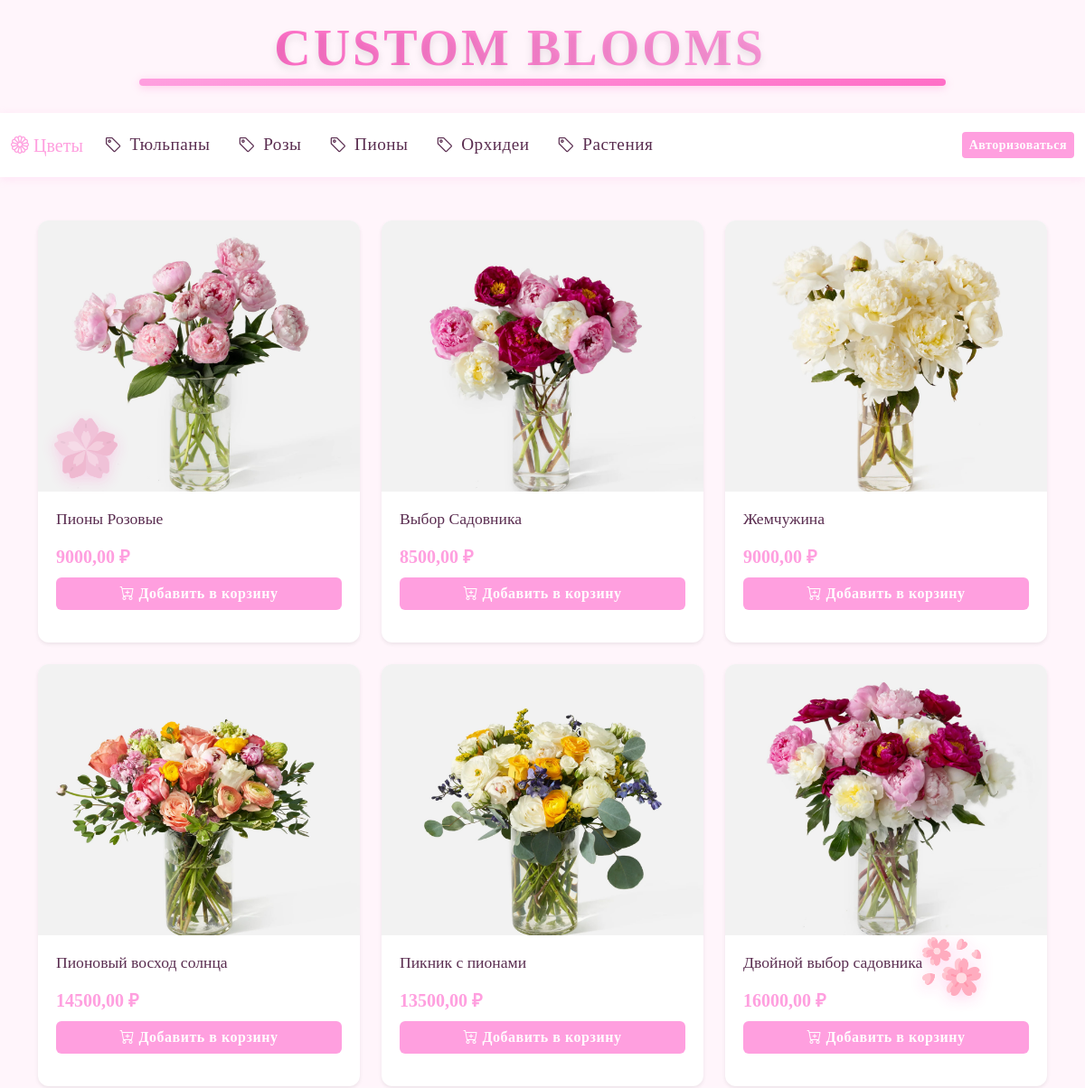
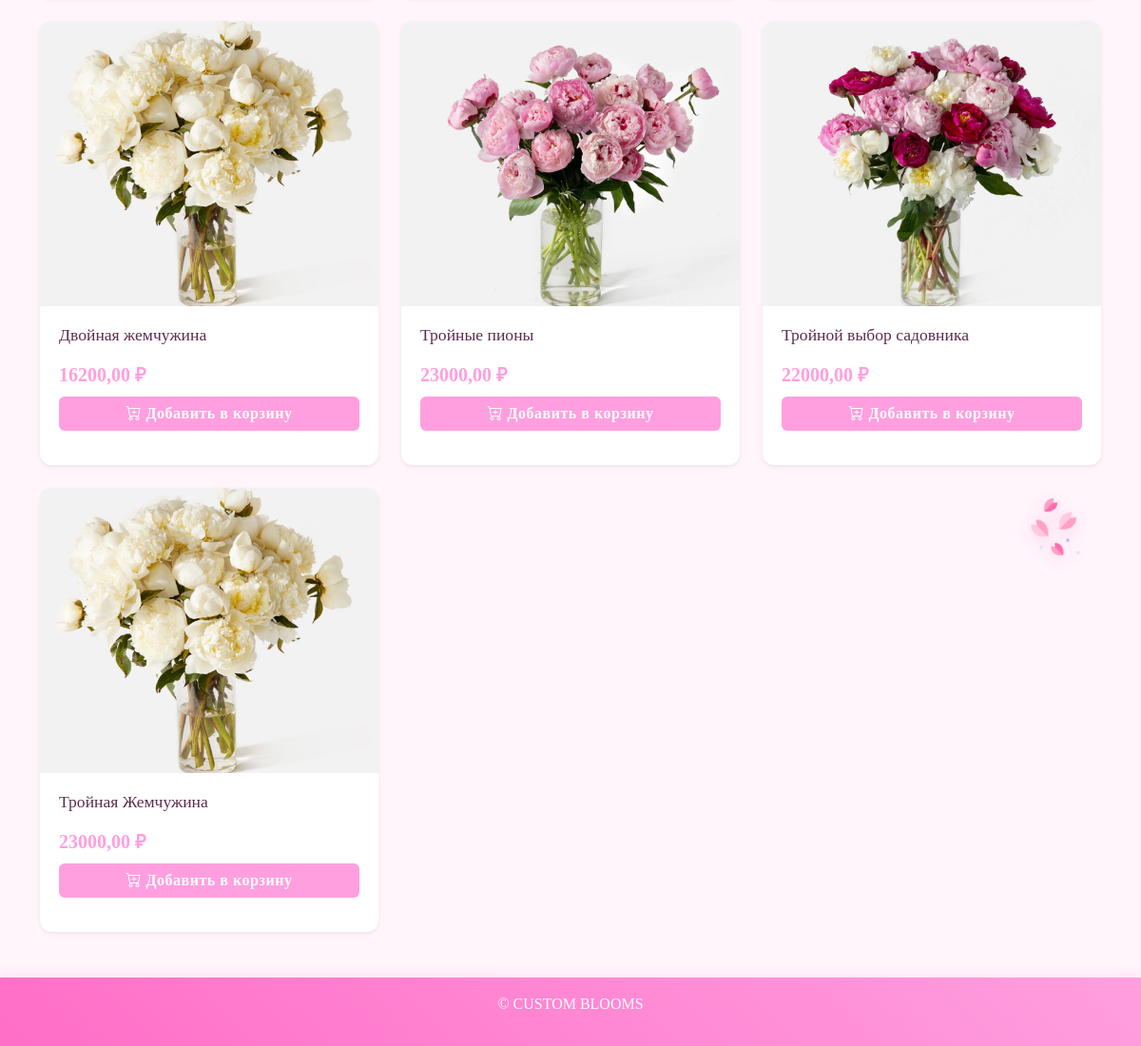
Screenshot of /category/pions/ with the database file from the repository (2 pictures, top to bottom).
### blog/models.py (models this page shows, shortened)
class Category(models.Model):
    title = models.CharField(
        verbose_name='название',
        max_length=255,
    )
    description = models.TextField(
        verbose_name='описание',
        max_length=500,
    )
    slug = models.SlugField(
        unique=True,
        verbose_name='URL-адрес',
        max_length=255,
        blank=True,
        null=True,
    )
    class Meta:
        verbose_name = 'категория'
        verbose_name_plural = 'категории'

class Flowers(models.Model):
    title = models.CharField(
        verbose_name='название',
        max_length=255,
    )
    description = models.TextField(
        verbose_name='описание',
    )
    price = models.DecimalField(
        max_digits=10,
        decimal_places=2,
    )
    stock = models.IntegerField(
        default=0,
        verbose_name='количество в наличии',
    )
    category = models.ForeignKey(
        Category,
        on_delete=models.CASCADE,
        verbose_name='категория',
    )
    date_add = models.DateTimeField(
        auto_now_add=True,
        verbose_name='дата добавления',
    )
    image = models.ImageField(
        verbose_name='картинки',
        upload_to='uploads/',
    )
    image_two = models.ImageField(
        verbose_name='вторая картинка',
        upload_to='uploads/',
    )
    class Meta:
        verbose_name = 'цветок'
        verbose_name_plural = 'цветы'

### blog/views.py (the view)
# urls.py: path('category/<slug:slug>/', category_detail, name='category_detail'),
def category_detail(request, slug):
    category = get_object_or_404(Category, slug=slug)
    categories = Category.objects.all()
    flowers = Flowers.objects.filter(category=category)
    return render(request, 'blog/category_detail.html', {
        'category': category,
        'categories': categories,
        'flowers': flowers
    })

### templates/blog/category_detail.html (shortened to what this page needs)
{% load static %}
<html lang="ru">
    <head>
        <link rel="stylesheet" href="{% static 'blog/css/styles.css' %}">
        <link href="https://cdn.jsdelivr.net/npm/bootstrap@5.3.3/dist/css/bootstrap.min.css" rel="stylesheet">
        <link rel="stylesheet" href="{% static 'blog/css/c_detail.css' %}">
        <link rel="stylesheet" href="{% static 'blog/css/category.css' %}">
        <link rel="stylesheet" href="https://cdn.jsdelivr.net/npm/bootstrap-icons@1.11.1/font/bootstrap-icons.css">
    </head>
    <body>
        <header class="px-3">
            <div class="container text-center position-relative">
                <a href="{% url 'index' %}" class="text-decoration-none">
                    <h1 class="m-0 site-title">CUSTOM BLOOMS</h1>
                </a>
                <div class="header-line"></div>
            </div>
        </header>
    </body>
        <nav class="navbar navbar-expand-lg navbar-light">
            <div class="container-fluid">
                <a class="navbar-brand" href="#" style="color: #ff69b4;">
                    <i class="bi bi-flower1"></i> Цветы
                </a>
                <div class="collapse navbar-collapse" id="navbarNav">
                    <ul class="navbar-nav me-auto d-flex flex-row">
                        {% for cat in categories %}
                        <li class="nav-item">
                            <a class="nav-link category-link" href="{% url 'category_detail' cat.slug %}">
                                <i class="bi bi-tag"></i> {{ cat.title }}
                            </a>
                        </li>
                        {% endfor %}
                    </ul>
                    <div class="ms-auto d-flex align-items-center gap">
                        {% if user.is_authenticated %}
                        <span class="navbar-text">Привет, {{ user.username }}!</span>
                        <a href="{% url 'basket' %}">
                            <img src="{% static 'blog/decor_images/k.png' %}" class="icon" alt="Корзина">
                        </a>
                        <a href="{% url 'logout' %}" class="btn btn-sm btn-outline-danger">Выйти</a>
                        {% else %}
                        <a href="{% url 'login' %}" class="btn btn-sm btn-custom">Авторизоваться</a>
                        {% endif %}
                    </div>
                </div>
            </div>
        </nav>
        <main class="container my-5">
            <div class="row row-cols-1 row-cols-md-3 g-4">
                {% for flower in flowers %}
                <div class="col">
                    <div class="card h-100 shadow-sm flower-card">
                        <a href="{% url 'flower_detail' flower.id %}" class="flower-card-img-container">
                            <img src="{{ flower.image.url }}" class="flower-card-img" alt="{{ flower.title }}">
                        </a>
                        <div class="flower-card-body">
                            <h5 class="flower-card-title">{{ flower.title }}</h5>
                            <p class="flower-card-price">{{ flower.price }} ₽</p>
                            <form action="{% url 'add_basket' %}" method="post">
                                <button type="submit" class="btn btn-custom w-100">
                                    <i class="bi bi-cart-plus"></i> Добавить в корзину
                                </button>
                            </form>
                        </div>
                    </div>
                </div>
                {% empty %}
                <p class="text-center">Цветов в этой категории пока нет.</p>
                {% endfor %}
            </div>
        </main>
    <img src="{% static 'blog/decor_images/flower2.png' %}" class="floating-flower flower-2">
    <footer class="text-white text-center p-3">
        <p>&copy; CUSTOM BLOOMS</p>
    </footer>
</body>
</html>

### static/blog/css/styles.css (style rules this page uses)
body { font-family: 'Georgia', serif; color: var(--text-color); }
.site-title { font-family: 'Georgia', serif; }

### static/blog/css/category.css (style rules this page uses)
:root { --main-color: #FF9FDF; --hover-color: #FF6EC7; --bg-color: #FFF5FB; --text-color: #5A2D50; }
.navbar-brand { color: var(--main-color) !important; font-weight: 400; font-size: 1.25rem; letter-spacing: 0px; transition: color 0.3s ease; text-transform: none; }
.category-link { text-decoration: none; color: inherit; display: flex; align-items: center; gap: 8px; }
.navbar-nav { flex-wrap: nowrap; }
.nav-item { margin-right: 15px; }
body { font-family: 'Manrope', sans-serif; background-color: var(--bg-color); color: var(--text-color); padding-top: 20px; }
.site-title { font-family: 'Betmo Cyr', sans-serif; font-weight: 700; font-size: 3.5rem; letter-spacing: 3px; background: linear-gradient(45deg, #FF6EC7, #FF9FDF); -webkit-background-clip: text; background-clip: text; color: transparent; text-shadow: 0 4px 8px rgba(0,0,0,0.1); position: relative; display: inline-block; padding-right: 50px; margin-bottom: 10px; }
.header-line { height: 8px; background: linear-gradient(90deg, #FF9FDF, #FF6EC7); margin: 0 auto 30px; width: 80%; border-radius: 4px; box-shadow: 0 2px 10px rgba(255, 110, 199, 0.3); }
.navbar { background-color: white !important; box-shadow: 0 2px 10px rgba(255, 159, 223, 0.2); }
.nav-link { color: var(--text-color) !important; font-weight: 500; }
.card { border: none; border-radius: 12px; overflow: hidden; transition: all 0.3s ease; background-color: white; }
.floating-flower { position: fixed; z-index: 100; pointer-events: none; animation: floating 15s infinite ease-in-out; opacity: 0.9; transition: all 0.5s ease; filter: drop-shadow(0 4px 8px rgba(255, 110, 199, 0.3)); }
.flower-2 { width: 60px; top: 75%; left: 90%; animation-delay: 5s; }
.btn-custom { background-color: var(--main-color); border: none; font-weight: 600; letter-spacing: 0.5px; color: white; }
footer { background: linear-gradient(45deg, #FF6EC7, #FF9FDF) !important; box-shadow: 0 -2px 10px rgba(255, 159, 223, 0.3); }
.ms-auto { margin-left: auto; }
.gap { gap: 15px; }
.flower-card { transition: transform 0.3s, box-shadow 0.3s; height: 100%; display: flex; flex-direction: column; }
.flower-card-img-container { height: 300px; overflow: hidden; }
.flower-card-img { height: 100%; width: 100%; object-fit: cover; transition: transform 0.5s ease; }
.flower-card-body { flex: 1; display: flex; flex-direction: column; padding: 1.25rem; }
.flower-card-title { font-size: 1.1rem; margin-bottom: 0.5rem; color: var(--text-color); }
.flower-card-price { font-size: 1.25rem; color: var(--main-color); font-weight: 700; margin: 0.5rem 0; }
.navbar { background-color: white !important; box-shadow: 0 2px 10px rgba(255, 159, 223, 0.2); padding: 13px 0; }
.nav-link { color: var(--text-color) !important; font-weight: lighter; font-size: 1.2rem; letter-spacing: 0.5px; }

### templates/blog/category_detail.html (style rules this page uses)
body, h1, h2, h3, h4, h5, h6, p, a, span, div, li, ul, nav, button, input, textarea, select, option { font-family: Georgia, serif !important; }

### rows the page displays
Category: title "Тюльпаны"
Category: title "Розы"
Category: title "Пионы"
Category: title "Орхидеи"
Category: title "Растения"
Flowers: image (picture), title "Пионы Розовые", price "9000,00"
Flowers: image (picture), title "Выбор Садовника", price "8500,00"
Flowers: image (picture), title "Жемчужина", price "9000,00"
Flowers: image (picture), title "Пионовый восход солнца", price "14500,00"
Flowers: image (picture), title "Пикник с пионами", price "13500,00"
Flowers: image (picture), title "Двойной выбор садовника", price "16000,00"
Flowers: image (picture), title "Двойная жемчужина", price "16200,00"
Flowers: image (picture), title "Тройные пионы", price "23000,00"
Flowers: image (picture), title "Тройной выбор садовника", price "22000,00"
Flowers: image (picture), title "Тройная Жемчужина", price "23000,00"
